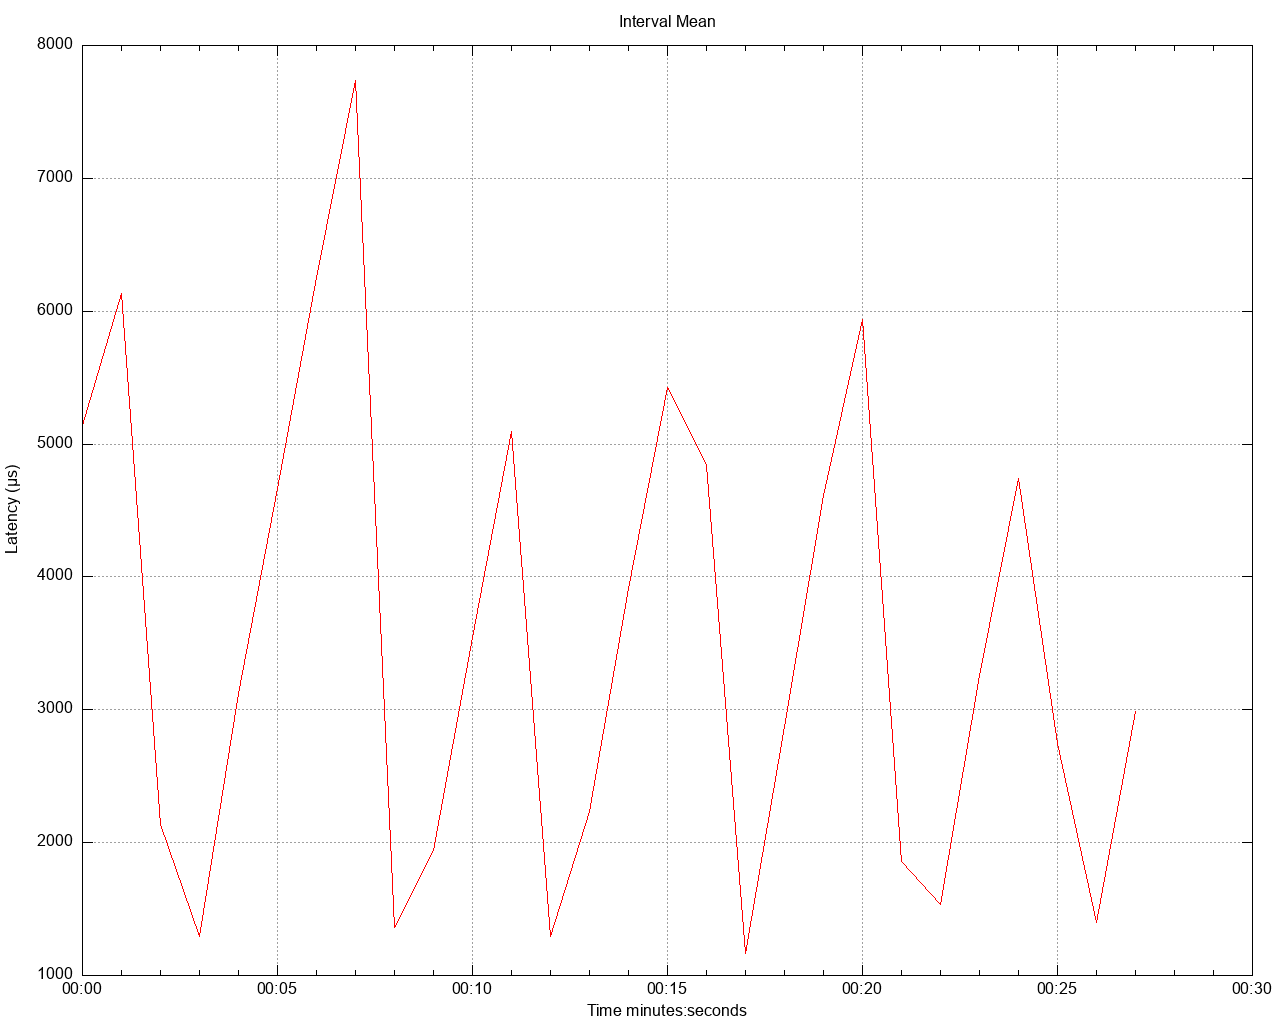

The script that saved this image:
set title 'Interval Mean' noenhanced
set style data lines
set datafile separator ","
set terminal png size 1280,1024
set grid
set key below
set xdata time
set timefmt "%s"
offset = 0
t0(x)=(offset=($0==0) ? x : offset, x - offset)
set xlabel 'Time minutes:seconds'
set ylabel 'Latency (μs)'
set output '/Users/gbarnett/git/hazelcast-simulator/atomiclong-3node-member/atomicreference/latency/latency_interval_mean_twoKbWrite.png'
plot \
   '/Users/gbarnett/git/hazelcast-simulator/atomiclong-3node-member/atomicreference/data/latency_interval_mean_twoKbWrite_1.data' using (t0(timecolumn(1))):2 title "" lt rgb "red", \
